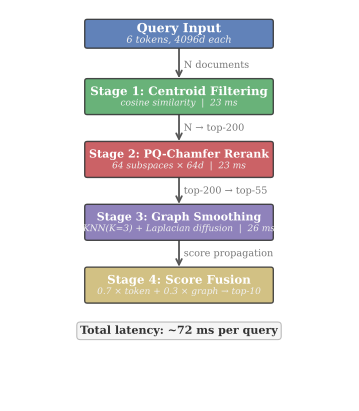

This figure's Python source:
#!/usr/bin/env python3
"""Figure 1: Pipeline Architecture -- 四阶段管线架构图
   使用全宽7寸图，确保所有文字完整显示"""

import matplotlib
matplotlib.use('Agg')
import matplotlib.pyplot as plt
from matplotlib.patches import FancyBboxPatch

plt.rcParams.update({
    'font.family': 'serif',
    'font.size': 10,
    'text.usetex': False,
    'figure.dpi': 300,
})

fig, ax = plt.subplots(figsize=(4.5, 5.2))
ax.set_xlim(-0.5, 10.5)
ax.set_ylim(0.5, 14.5)
ax.axis('off')
ax.set_aspect('auto')

# 颜色方案
colors = {
    'query':  '#4C72B0',
    'stage1': '#55A868',
    'stage2': '#C44E52',
    'stage3': '#8172B2',
    'stage4': '#CCB974',
    'text':   '#333333',
}

def draw_box(ax, cx, cy, w, h, line1, line2, color, fs1=9, fs2=7):
    """绘制圆角矩形框"""
    box = FancyBboxPatch((cx - w/2, cy - h/2), w, h,
                         boxstyle="round,pad=0.08",
                         facecolor=color, edgecolor='#333333',
                         linewidth=1.0, alpha=0.88, zorder=2)
    ax.add_patch(box)
    if line2:
        ax.text(cx, cy + 0.17, line1, ha='center', va='center',
                fontsize=fs1, fontweight='bold', color='white', zorder=3)
        ax.text(cx, cy - 0.22, line2, ha='center', va='center',
                fontsize=fs2, color='#f0f0f0', style='italic', zorder=3)
    else:
        ax.text(cx, cy, line1, ha='center', va='center',
                fontsize=fs1, fontweight='bold', color='white', zorder=3)

def draw_arrow(ax, x, y1, y2):
    ax.annotate('', xy=(x, y2), xytext=(x, y1),
                arrowprops=dict(arrowstyle='->', color='#555555',
                                lw=1.3), zorder=1)

# 布局参数
cx = 5.0
bw = 5.8
bh = 1.1
ys = [13.5, 11.3, 9.1, 6.9, 4.7]  # 自上而下5个位置

# --- Query ---
draw_box(ax, cx, ys[0], bw, 0.85,
         'Query Input', '6 tokens, 4096d each', colors['query'],
         fs1=9, fs2=7)

draw_arrow(ax, cx, ys[0] - 0.43, ys[1] + 0.55)
ax.text(cx + 0.15, (ys[0] + ys[1]) / 2,
        'N documents', ha='left', va='center', fontsize=7, color='#777777')

# --- Stage 1 ---
draw_box(ax, cx, ys[1], bw, bh,
         'Stage 1: Centroid Filtering',
         'cosine similarity  |  23 ms', colors['stage1'],
         fs1=8.5, fs2=6.5)

draw_arrow(ax, cx, ys[1] - 0.55, ys[2] + 0.55)
ax.text(cx + 0.15, (ys[1] + ys[2]) / 2,
        u'N \u2192 top-200', ha='left', va='center', fontsize=7, color='#777777')

# --- Stage 2 (长标题，缩小字号) ---
draw_box(ax, cx, ys[2], bw, bh,
         'Stage 2: PQ-Chamfer Rerank',
         u'64 subspaces \u00d7 64d  |  23 ms', colors['stage2'],
         fs1=8, fs2=6.5)

draw_arrow(ax, cx, ys[2] - 0.55, ys[3] + 0.55)
ax.text(cx + 0.15, (ys[2] + ys[3]) / 2,
        u'top-200 \u2192 top-55', ha='left', va='center', fontsize=7, color='#777777')

# --- Stage 3 (长标题，缩小字号) ---
draw_box(ax, cx, ys[3], bw, bh,
         'Stage 3: Graph Smoothing',
         'KNN(K=3) + Laplacian diffusion  |  26 ms', colors['stage3'],
         fs1=8, fs2=6.5)

draw_arrow(ax, cx, ys[3] - 0.55, ys[4] + 0.55)
ax.text(cx + 0.15, (ys[3] + ys[4]) / 2,
        'score propagation', ha='left', va='center', fontsize=7, color='#777777')

# --- Stage 4 ---
draw_box(ax, cx, ys[4], bw, bh,
         'Stage 4: Score Fusion',
         u'0.7 \u00d7 token + 0.3 \u00d7 graph \u2192 top-10', colors['stage4'],
         fs1=8.5, fs2=6.5)

# 总延迟
ax.text(cx, 3.1, 'Total latency: ~72 ms per query',
        ha='center', va='center', fontsize=8,
        fontweight='bold', color=colors['text'],
        bbox=dict(boxstyle='round,pad=0.3', facecolor='#f5f5f5',
                  edgecolor='#bbbbbb', linewidth=0.8))

fig.savefig('/home/amd/HEZIMENG/legal-assistant/word/arxiv/figures/fig1_pipeline.pdf',
            bbox_inches='tight', pad_inches=0.05, dpi=300)
plt.close()
print('Figure 1 saved.')
